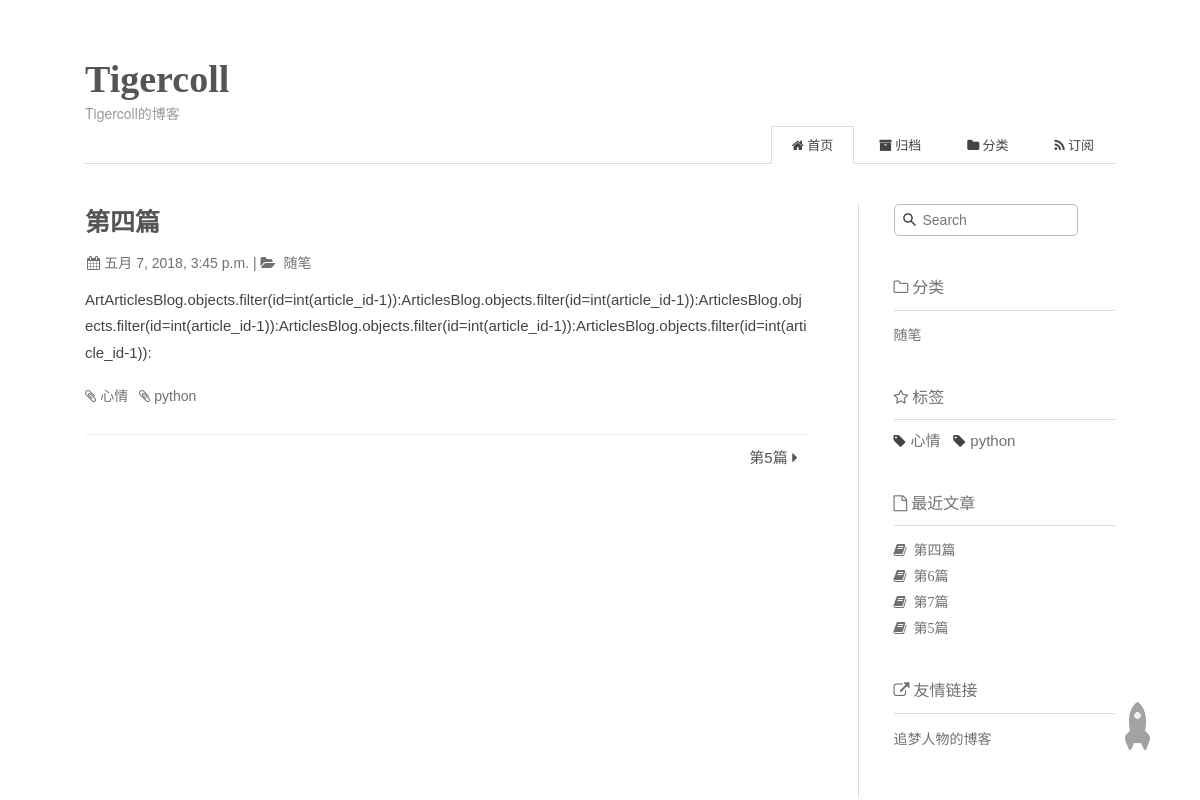
Page /article/3 on the committed database.
### blog/models.py (models this page shows, shortened)
class ArticlesBlog(models.Model):
    title=models.CharField(max_length=32,verbose_name='标题')
    summary=models.CharField(max_length=64,verbose_name='摘要',default='')
    content=models.TextField(verbose_name='文章内容')
    create_time=models.DateTimeField(verbose_name='创建时间',auto_now_add=True)
    modify_time=models.DateTimeField(verbose_name='修改时间',auto_now=True)
    is_delete=models.BooleanField(verbose_name='文章是否删除')
    is_publish=models.BooleanField(verbose_name='文章是否发布')
    author=models.ForeignKey(UserProfile,verbose_name='作者',on_delete=models.CASCADE,)
    tag=models.ManyToManyField(Tag,verbose_name='标签',blank=True)
    category=models.ForeignKey(Category,verbose_name='分类',on_delete=models.CASCADE,)
    comments=models.IntegerField(verbose_name='评论数',default=0)
    favours=models.IntegerField(verbose_name='点赞数',default=0)
    class Meta:
        verbose_name='博客文章'
        verbose_name_plural=verbose_name
        ordering=['-create_time']
    def get_absolute_url(self):
        return reverse('blog:detail',kwargs={'article_id':self.id})

class Category(models.Model):
    name=models.CharField(max_length=64,verbose_name='分类名')
    class Meta:
        verbose_name='分类'
        verbose_name_plural=verbose_name
    def __str__(self):
        return self.name

class Tag(models.Model):
    name=models.CharField(max_length=64,verbose_name='标签名')
    class Meta:
        verbose_name='标签云'
        verbose_name_plural=verbose_name

### blog/views.py (the view)
# urls.py: path('article/<int:article_id>',DetailView.as_view(), name='detail'),
class DetailView(View):
    def get(self,request,article_id):
        article_list=get_object_or_404(ArticlesBlog,id=article_id,is_delete=False,is_publish=True)
        if ArticlesBlog.objects.filter(id=int(article_id-1),is_delete=False,is_publish=True):
            article_previous=get_object_or_404(ArticlesBlog,id=int(article_id-1),is_delete=False,is_publish=True)
        else:
            article_previous=False
        if ArticlesBlog.objects.filter(id=int(article_id+1),is_delete=False,is_publish=True):
            article_next=get_object_or_404(ArticlesBlog, id=int(article_id +1),is_delete=False,is_publish=True)
        else:
            article_next=False
        article_list.content = markdown.markdown(article_list.content,
                                      extensions=[
                                          'markdown.extensions.extra',
                                          'markdown.extensions.codehilite',
                                          'markdown.extensions.toc',
                                      ])
        return render(request,'detail.html',{'article': article_list,'article_previous':article_previous,'article_next':article_next})

### blog/templatetags/blog_tags.py (called while the page is built)
@register.simple_tag
def get_recent_article(num=5):
    return ArticlesBlog.objects.filter(is_publish=True,is_delete=False)[:num]

@register.simple_tag
def get_categories():
    return  Category.objects.all()

@register.simple_tag
def get_tag():
    return Tag.objects.all()

### templates/detail.html (shortened to what this page needs)
{% extends 'base.html' %}
{% block main %}
<div class="pure-u-1 pure-u-md-3-4">
    <div class="content_container">
        <div class="post">
            <h1 class="post-title">{{ article.title }}</h1>
            <div class="post-meta">{{ article.create_time }}
                <span> | </span>
                <span class="category">
                    <a href="/categories/emotion/">{{ article.category }}</a></span>
            </div>
            <div class="post-content">
                {{ article.content | safe }}
</div>
            <div class="tags">
                {% for tag in article.tag.all %}
                <a href="{% url 'blog:tag' tag.id %}">{{ tag.name }}</a>
                {% endfor %}
            </div>
           <div class="post-nav">
               {% if article_next %}
               <a class="next" href="{{ article_next.get_absolute_url }}">{{ article_next.title }}</a>
                {% endif %}
           </div>
        </div>
    </div>
</div>
{% endblock %}

### templates/base.html (shortened to what this page needs)
{% load staticfiles %}
{% load blog_tags %}
<!DOCTYPE html>
<html lang="zh-CN">
<head>
    <link rel="stylesheet" href="{% static 'css/comm.css' %}">
    <link rel="stylesheet" href="{% static 'css/font-awesome.min.css' %}">
    <link rel="stylesheet" href="{% static 'css/pure-min.css' %}">
    <link rel="stylesheet" href="{% static 'css/grids-responsive-min.css' %}">
    <link rel="stylesheet" href="{% static 'css/github.css' %}">
    <link rel="stylesheet" href="{% static 'css/jquery.fancybox.min.css' %}">
</head>
<body>
<div class="body_container">
    <div id="header">
        <div class="site-name">
            <a id="logo" href="/">Tigercoll</a>
            <p class="description">Tigercoll的博客</p>
        </div>
        <div id="nav-menu">
            <a  class="current" href="{% url 'blog:index' %}">
                <i class="fa fa-home"> 首页</i>
            </a>
            <a  href="{% url 'blog:archives' %}">
            <i class="fa fa-archive"> 归档</i>
        </a>
            <a href="{% url 'blog:categories' %}">
                <i class="fa fa-folder"> 分类</i>
            </a>
            <a href="{% url 'blog:rss' %}">
                <i class="fa fa-rss"> 订阅</i>
            </a>
        </div>
    </div>
    <div class="pure-g" id="layout">
        {% block main %}
        {% endblock %}
        <div class="pure-u-1 pure-u-md-1-4">
            <div id="sidebar"><div class="widget">
                <form class="search-form" action="{% url 'haystack_search' %}" method="get" accept-charset="utf-8" >
                    <input type="text" name="q" maxlength="20" placeholder="Search">
                </form>
            </div>
                <div class="widget">
                    <div class="widget-title"><i class="fa fa-folder-o"> 分类</i>
                    </div>
                    <ul class="category-list">
                        {% get_categories as categories_list %}
                        {% for category in categories_list %}
                        <li class="category-list-item">
                    <a class="category-list-link" href="{% url 'blog:categories' category.id %}">{{ category.name }}</a>
                </li>
                    {% endfor %}
                </ul>
                </div>
                <div class="widget">
                    <div class="widget-title"><i class="fa fa-star-o"> 标签</i></div><div class="tagcloud">
                     {% get_tag as tags_list %}
                    {% for tag in  tags_list %}
                    <i class="fa fa-tag"></i><a href="{% url 'blog:tag' tag.id %}" style="font-size: 15px;">{{ tag.name }}</a>&nbsp;
                    {% endfor %}
                </div></div>
                <div class="widget"><div class="widget-title"><i class="fa fa-file-o"> 最近文章</i></div>
                    <ul class="post-list">
                        {% get_recent_article as article_list %}
                        {% for article in article_list %}
                            <li class="post-list-item"><a class="post-list-link" href="{{ article.get_absolute_url }}"><i class="	fa fa-book">&nbsp; {{ article.title }}</i></a></li>
                        {% endfor %}
                    </ul>
                </div>
                <div class="widget">
                    <div class="widget-title">
                        <i class="fa fa-external-link"> 友情链接</i>
                    </div>
                    <a href="https://www.zmrenwu.com/" title="追梦人物的博客" target="_blank">
    追梦人物的博客</a>
                </div>
            </div>
        </div>
<a class="show" id="rocket" href="#top"></a>
    </div></div>
</body>
</html>

### static/css/grids-responsive-min.css (style rules this page uses)
@media screen and (min-width:48em) { .pure-u-md-1,.pure-u-md-1-1,.pure-u-md-1-12,.pure-u-md-1-2,.pure-u-md-1-24,.pure-u-md-1-3,.pure-u-md-1-4,.pure-u-md-1-5,.pure-u-md-1-6,.pure-u-md-1-8,.pure-u-md-10-24,.pure-u-md-11-12,.pure-u-md-11-24,.pure-u-md-12-24,.pure-u-md-13-24,.pure-u-md-14-24,.pure-u-md-15-24,.pure-u-md-16-24,.pure-u-md-17-24,.pure-u-md-18-24,.pure-u-md-19-24,.pure-u-md-2-24,.pure-u-md-2-3,.pure-u-md-2-5,.pure-u-md-20-24,.pure-u-md-21-24,.pure-u-md-22-24,.pure-u-md-23-24,.pure-u-md-24-24,.pure-u-md-3-24,.pure-u-md-3-4,.pure-u-md-3-5,.pure-u-md-3-8,.pure-u-md-4-24,.pure-u-md-4-5,.pure-u-md-5-12,.pure-u-md-5-24,.pure-u-md-5-5,.pure-u-md-5-6,.pure-u-md-5-8,.pure-u-md-6-24,.pure-u-md-7-12,.pure-u-md-7-24,.pure-u-md-7-8,.pure-u-md-8-24,.pure-u-md-9-24 { display:inline-block;zoom:1;letter-spacing:normal;word-spacing:normal;vertical-align:top;text-rendering:auto } }
@media screen and (min-width:48em) { .pure-u-md-1-4,.pure-u-md-6-24 { width:25% } }
@media screen and (min-width:48em) { .pure-u-md-18-24,.pure-u-md-3-4 { width:75% } }

### rows in the picture
ArticlesBlog: title "第四篇", create_time "五月 7, 2018, 3:45 p.m.", category "随笔", content "ArtArticlesBlog.objects.filter(id=int(article_id-1)):ArticlesBlog.objects.filter(id=int(article_id-1)):ArticlesBlog.objects.filter(id=int(article_id-1)):ArticlesBlog.objects.filter(id=int(article_id-1)):ArticlesBlog.objects.filter(id=int(article_id-1)):"
Tag: name "心情"
Tag: name "python"
ArticlesBlog: title "第5篇"
Category: name "随笔"
ArticlesBlog: title "第6篇"
ArticlesBlog: title "第7篇"
